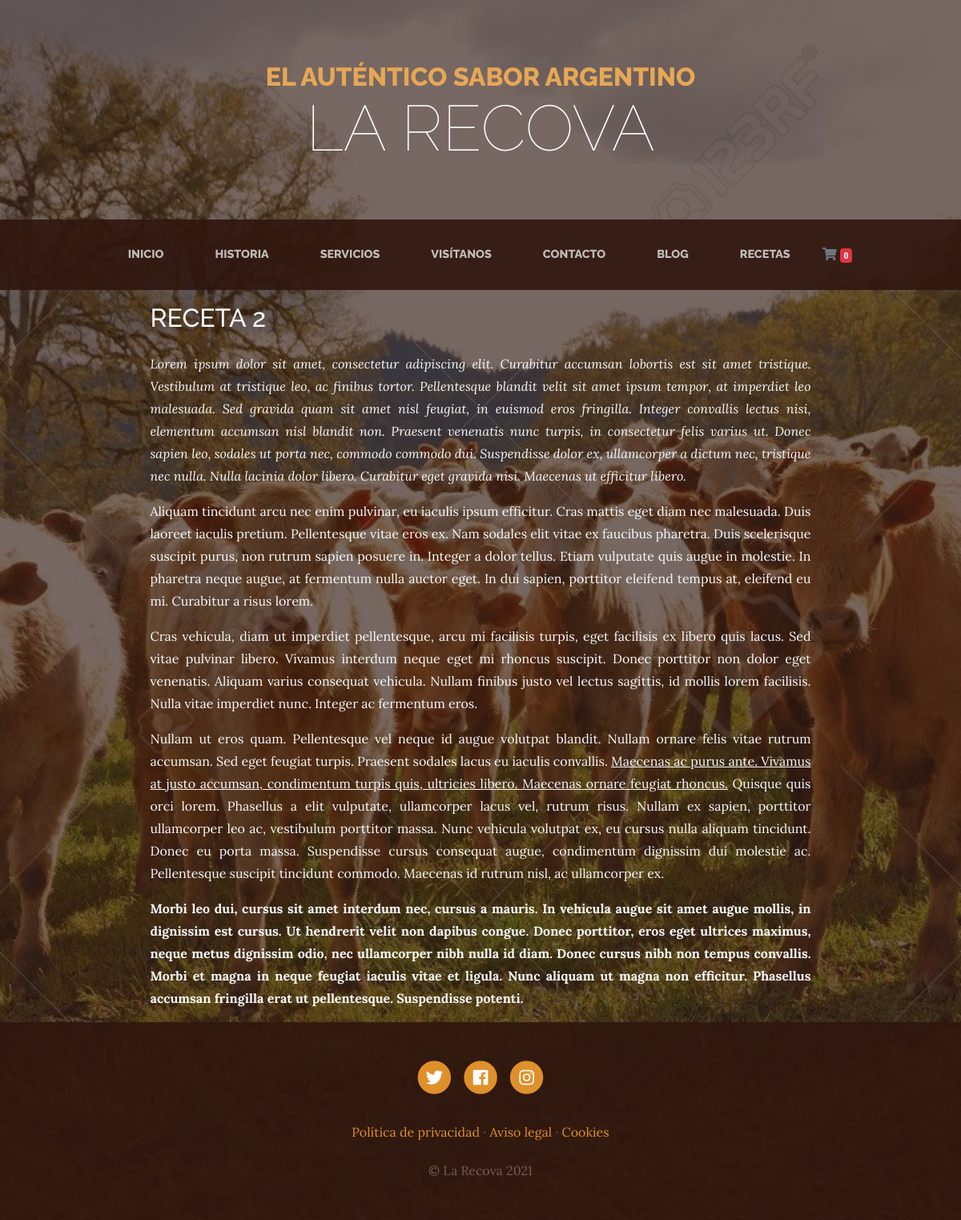
The page /recipe/2/receta-2/ on the database its author committed.
### recipe/models.py (models this page shows, shortened)
class Recipe(models.Model):
    title = models.CharField(verbose_name="Título", max_length=200)
    content = RichTextField(verbose_name="Contenido")
    order = models.SmallIntegerField(verbose_name="Orden", default=0)
    created = models.DateTimeField(auto_now_add=True, verbose_name="Fecha de creación")
    updated = models.DateTimeField(auto_now=True, verbose_name="Fecha de actualización")
    class Meta:
        verbose_name = "Receta"
        verbose_name_plural = "Recetas"
        ordering = ['order', 'title']

### recipe/views.py (the view)
# urls.py: path('<int:pk>/<slug:recipe_slug>/', RecipeDetailView.as_view(), name="recipe"),
class RecipeDetailView(DetailView):
    model = Recipe

### recipe/templates/recipe/recipe_detail.html (shortened to what this page needs)
{% extends 'core/base.html' %}
{% block content %}
<main role="main">
  <div class="container">
    <div class="row mt-3">
      <div class="col-md-9 mx-auto text-light">
        <h2 class="section-heading mb-4">{{recipe.title}}</h2>
        <div>
          {{recipe.content|safe}}
        </div>
      </div>
    </div>
  </div>
</main>
{% endblock %}

### core/static/core/css/business-casual.css (style rules this page uses)
body { font-family: "Lora"; background: linear-gradient(rgba(47, 23, 15, 0.65), rgba(47, 23, 15, 0.65)), url("../img/bg.jpeg"); background-attachment: fixed; background-position: center; background-size: cover; }
h1, h2, h3, h4, h5, h6 { font-family: "Raleway"; }
p { line-height: 1.75; }
.section-heading { text-transform: uppercase; }

### rows shown on the page
Recipe: title "RECETA 2", content "Lorem ipsum dolor sit amet, consectetur adipiscing elit. Curabitur accumsan lobortis est sit amet tristique. Vestibulum at tristique leo, ac finibus tortor. Pellentesque blandit velit sit amet ipsum tempor, at imperdiet leo malesuada. Sed gravida quam sit amet nisl feugiat, in euismod eros fringilla. Integer convallis lectus nisi, elementum accumsan nisl blandit non. Praesent venenatis nunc turpis, in consectetur felis varius ut. Donec sapien leo, sodales ut porta nec, commodo commodo dui. Suspendisse dolor ex, ullamcorper a dictum nec, tristique nec nulla. Nulla lacinia dolor libero. Curabitur eget gravida nisi. Maecenas ut efficitur libero. Aliquam tincidunt arcu nec enim pulvinar, eu…"
